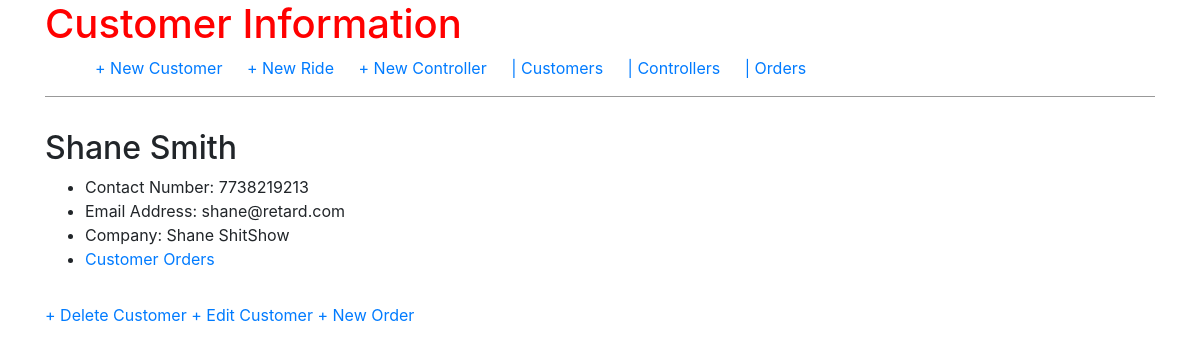
The app's page /customer/1/ with its own data.
### orders/models.py (models this page shows, shortened)
class Customer(models.Model):
    customer_name = models.CharField(max_length=100)
    customer_phone_number = models.CharField(max_length=10)
    customer_email = models.EmailField()
    customer_business_name = models.CharField(max_length=200)

### orders/views.py (the view)
# urls.py: path('customer/<int:pk>/', views.CustomerDetailView.as_view(), name='customer_detail'),
class CustomerDetailView(DetailView):
    model = Customer
    template_name = 'customer_detail.html'

### templates/customer_detail.html
{% extends 'base.html' %}
{% block content %}
<div class="post-entry">
    <h2>{{ customer.customer_name }}</h2>
    <ul>
        <li>Contact Number: {{ customer.customer_phone_number }}</li>
        <li>Email Address: {{ customer.customer_email }}</li>
        <li>Company: {{ customer.customer_business_name }}</li>
        <li><a href="{% url 'customer_orders' customer.pk %}">Customer Orders</a></li>
    </ul>
</div>
<a href="{% url 'customer_delete' customer.pk %}">+ Delete Customer</a>
<a href="{% url 'customer_edit' customer.pk %}">+ Edit Customer</a>
<a href="{% url 'order_new' %}"> + New Order </a>
{% endblock content %}

### static/css/base.css (style rules this page uses)
body { font-family: 'Source Sans Pro', sans-serif; font-size: 18px; }
.post-entry { margin-bottom: 2rem; }
.post-entry h2 { margin: .5 rem 0; }

### records on screen
Customer: customer_name "Shane Smith", customer_phone_number "7738219213", customer_email "shane@retard.com", customer_business_name "Shane ShitShow"
